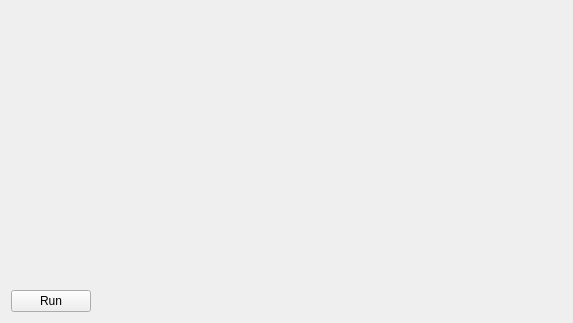
<?xml version="1.0" encoding="UTF-8"?>
<ui version="4.0">
 <class>simpanelleft</class>
 <widget class="QWidget" name="simpanelleft">
  <property name="geometry">
   <rect>
    <x>0</x>
    <y>0</y>
    <width>573</width>
    <height>323</height>
   </rect>
  </property>
  <property name="minimumSize">
   <size>
    <width>0</width>
    <height>300</height>
   </size>
  </property>
  <property name="contextMenuPolicy">
   <enum>Qt::ActionsContextMenu</enum>
  </property>
  <property name="windowTitle">
   <string>Form</string>
  </property>
  <property name="autoFillBackground">
   <bool>true</bool>
  </property>
  <layout class="QVBoxLayout" name="verticalLayout">
   <item>
    <widget class="QStackedWidget" name="stackPlot">
     <widget class="QWidget" name="PageNull"/>
    </widget>
   </item>
   <item>
    <layout class="QHBoxLayout" name="horizontalLayout">
     <item>
      <widget class="QPushButton" name="runButton">
       <property name="text">
        <string>Run</string>
       </property>
      </widget>
     </item>
     <item>
      <spacer name="horizontalSpacer">
       <property name="orientation">
        <enum>Qt::Horizontal</enum>
       </property>
       <property name="sizeType">
        <enum>QSizePolicy::Expanding</enum>
       </property>
       <property name="sizeHint" stdset="0">
        <size>
         <width>638</width>
         <height>20</height>
        </size>
       </property>
      </spacer>
     </item>
    </layout>
   </item>
  </layout>
 </widget>
 <resources/>
 <connections/>
</ui>
